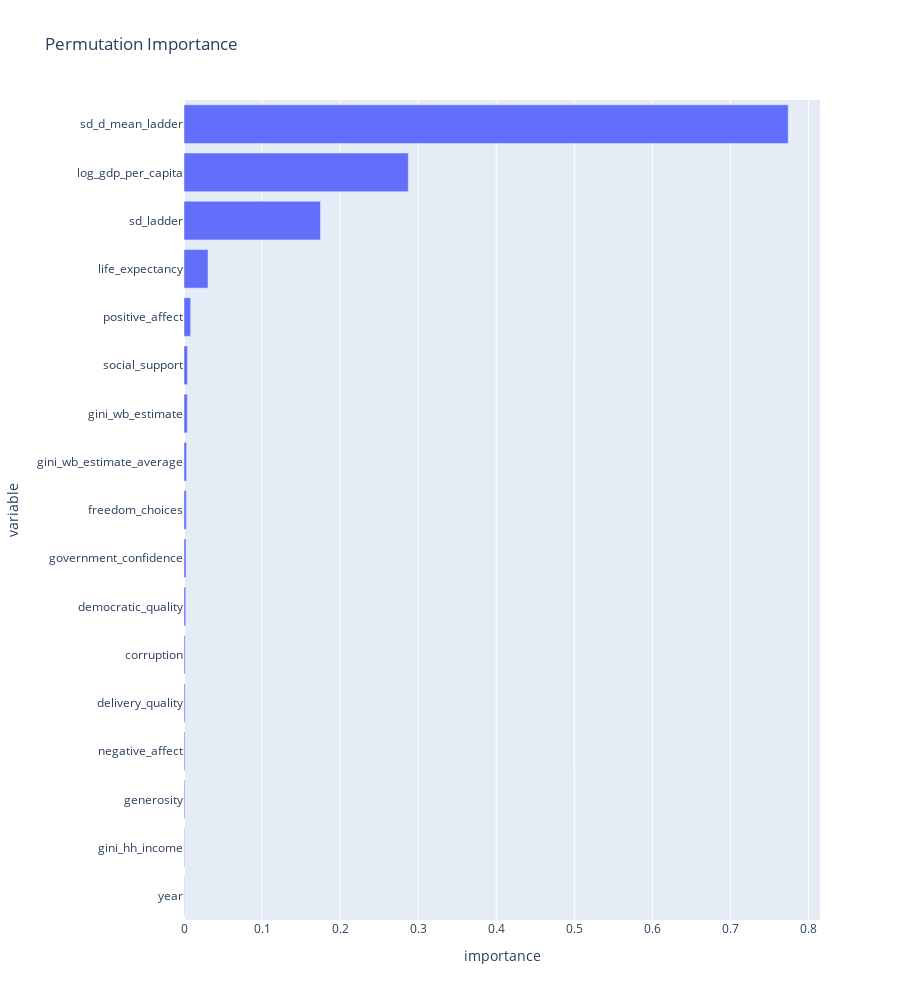

The notebook cell saved with this chart:
### Markdown cell above
And we can visualize these importance measures using a bar plot:

### Code cell
px.bar(permutation_importance_df, 
       y='variable', 
       x='importance', 
       orientation='h', 
       title='Permutation Importance',
       height=1000)

### Figure 1 — Plotly figure (JSON) as saved in the notebook; plotly's stock layout.template omitted (floating-point values rounded to 4 significant figures)
{"data": [{"alignmentgroup": "True", "hovertemplate": "importance=%{x}<br>variable=%{y}<extra></extra>", "legendgroup": "", "marker": {"color": "#636efa", "pattern": {"shape": ""}}, "name": "", "offsetgroup": "", "orientation": "h", "showlegend": false, "textposition": "auto", "type": "bar", "x": [0.0004127, 0.0006316, 0.00105, 0.001137, 0.001352, 0.001394, 0.00223, 0.002574, 0.002944, 0.003306, 0.004344, 0.004439, 0.008549, 0.03074, 0.1748, 0.2874, 0.774], "xaxis": "x", "y": ["year", "gini_hh_income", "generosity", "negative_affect", "delivery_quality", "corruption", "democratic_quality", "government_confidence", "freedom_choices", "gini_wb_estimate_average", "gini_wb_estimate", "social_support", "positive_affect", "life_expectancy", "sd_ladder", "log_gdp_per_capita", "sd_d_mean_ladder"], "yaxis": "y"}], "layout": {"barmode": "relative", "height": 1000, "legend": {"tracegroupgap": 0}, "title": {"text": "Permutation Importance"}, "xaxis": {"anchor": "y", "domain": [0, 1], "title": {"text": "importance"}}, "yaxis": {"anchor": "x", "domain": [0, 1], "title": {"text": "variable"}}}}
